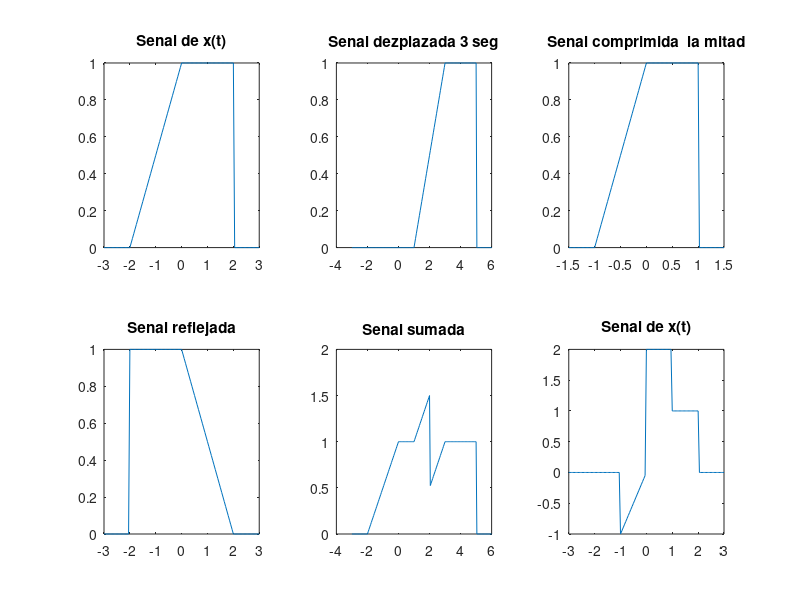

MATLAB code to generate this figure:
t=-3:0.05:3;
L=length(t);
x=zeros(1,L);
p1=find(t==-2);
p2=find(t==0);
p3=find(t==2);
% Con incremento elgido -2, 0 y2
% en la base de tiempo
x(p1:p2)= t(p1:p2)/2+1;
x(p2:p3)= 1;
subplot(2,3,1);plot(t,x)
title('Senal de x(t)')
% Segunada base de timepo
t1=t+3;
x1=x;
t_aux=0.05:0.05:3; 
L3=length(t_aux);
x_aux=zeros(1,L3);
x1=[x_aux x];
t1=[t max(t)+t_aux];
subplot(2,3,2);plot(t1,x1)
title('Senal dezplazada 3 seg')
% Tercera base de tiempo
t2=t/2;
x2=x;
subplot(2,3,3);plot(t2,x2)
title('Senal comprimida  la mitad')
% tercera base tiempo invertida
t3=-t;
x3=x;
final=length(t3);
t3=t3(final:-1:1);
x3=x3(final:-1:1);
subplot(2,3,4);plot(t3,x3)
title('Senal reflejada')
Lextra = length(t1)-length(t);
t=t1;
x=[x zeros(1,Lextra)];
t4=t;
x4=x+x1;
subplot(2,3,5);plot(t4,x4)
title('Senal sumada')
t5=-3:0.05:3;
L5=length(t5);
x5=zeros(1,L5);
p1=find(t==-1);
p2=find(t==0);
p3=find(t==1);
p4=find(t==2);
x5(p1:p2)=t5(p1:p2);
x5(p2:p3)=2;
x5(p3:p4)=1;
subplot(2,3,6);plot(t5,x5)
title('Senal de x(t)')

